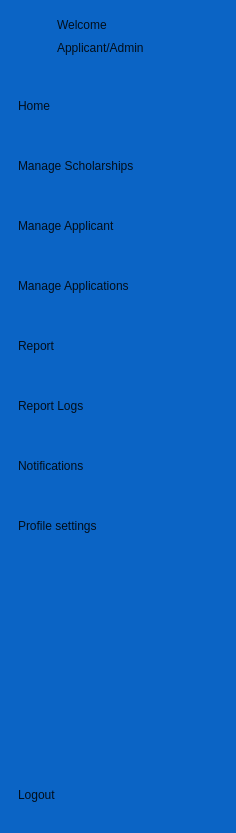
     <widget class="QWidget" name="iconNameWidget" native="true">
      <property name="styleSheet">
       <string notr="true">QWidget{
	background-color: rgb(11, 100, 197);
	width:200px;
}

QPushButton{
	
	color: rgb(1, 14, 27);
	font: 12pt &quot;Yu Gothic UI&quot;;
	text-align: left;
	height:40px;
	border:none;
	padding:7px;
}

QLabel{
	color: rgb(1, 14, 27);
}


QPushButton:checked{
	
	background-color: rgb(20, 41, 63);
	color:white;
	font-weight:bold;
	border-top-left-radius:10px;
	border-bottom-left-radius:10px;
	border-top-right-radius:10px;
	border-bottom-right-radius:10px;
	padding-right:10px;
}</string>
      </property>
      <layout class="QVBoxLayout" name="verticalLayout_4">
       <item>
        <layout class="QGridLayout" name="gridLayout_6">
         <property name="topMargin">
          <number>5</number>
         </property>
         <property name="rightMargin">
          <number>0</number>
         </property>
         <property name="bottomMargin">
          <number>17</number>
         </property>
         <item row="0" column="0">
          <widget class="QLabel" name="fullNavIcon">
           <property name="minimumSize">
            <size>
             <width>40</width>
             <height>40</height>
            </size>
           </property>
           <property name="maximumSize">
            <size>
             <width>40</width>
             <height>40</height>
            </size>
           </property>
           <property name="text">
            <string/>
           </property>
           <property name="pixmap">
            <pixmap resource="../../projectRescources.qrc">:/icons/SMsysIcon.png</pixmap>
           </property>
           <property name="scaledContents">
            <bool>true</bool>
           </property>
          </widget>
         </item>
         <item row="0" column="1">
          <layout class="QVBoxLayout" name="verticalLayout">
           <property name="spacing">
            <number>6</number>
           </property>
           <item>
            <widget class="QLabel" name="welcomeLabel">
             <property name="text">
              <string>Welcome</string>
             </property>
            </widget>
           </item>
           <item>
            <widget class="QLabel" name="usernameLabel">
             <property name="text">
              <string>Applicant/Admin</string>
             </property>
            </widget>
           </item>
          </layout>
         </item>
        </layout>
       </item>
       <item>
        <layout class="QVBoxLayout" name="verticalLayout_2">
         <item>
          <widget class="QPushButton" name="homeBtn">
           <property name="cursor">
            <cursorShape>PointingHandCursor</cursorShape>
           </property>
           <property name="text">
            <string>Home</string>
           </property>
           <property name="icon">
            <iconset resource="../../projectRescources.qrc">
             <normaloff>:/icons/home.png</normaloff>
             <normalon>:/icons/whiteHomeIcon.png</normalon>:/icons/home.png</iconset>
           </property>
           <property name="checkable">
            <bool>true</bool>
           </property>
           <property name="autoExclusive">
            <bool>true</bool>
           </property>
          </widget>
         </item>
         <item>
          <widget class="QPushButton" name="scholarshipBtn">
           <property name="cursor">
            <cursorShape>PointingHandCursor</cursorShape>
           </property>
           <property name="text">
            <string>Manage Scholarships</string>
           </property>
           <property name="icon">
            <iconset resource="../../projectRescources.qrc">
             <normaloff>:/icons/mnageApplicant.png</normaloff>
             <normalon>:/icons/manageApplicantWhite.png</normalon>:/icons/mnageApplicant.png</iconset>
           </property>
           <property name="checkable">
            <bool>true</bool>
           </property>
           <property name="autoExclusive">
            <bool>true</bool>
           </property>
          </widget>
         </item>
         <item>
          <widget class="QPushButton" name="manageApplicantBtn">
           <property name="cursor">
            <cursorShape>PointingHandCursor</cursorShape>
           </property>
           <property name="text">
            <string>Manage Applicant</string>
           </property>
           <property name="icon">
            <iconset resource="../../projectRescources.qrc">
             <normaloff>:/icons/userWithGear.png</normaloff>
             <normalon>:/icons/userWithGearWhite.png</normalon>:/icons/userWithGear.png</iconset>
           </property>
           <property name="checkable">
            <bool>true</bool>
           </property>
           <property name="autoExclusive">
            <bool>true</bool>
           </property>
          </widget>
         </item>
         <item>
          <widget class="QPushButton" name="manageApplicationBtn">
           <property name="cursor">
            <cursorShape>PointingHandCursor</cursorShape>
           </property>
           <property name="text">
            <string>Manage Applications</string>
           </property>
           <property name="icon">
            <iconset resource="../../projectRescources.qrc">
             <normaloff>:/icons/manageScholarship.png</normaloff>
             <normalon>:/icons/whiteManageScholarshipIcon.png</normalon>:/icons/manageScholarship.png</iconset>
           </property>
           <property name="checkable">
            <bool>true</bool>
           </property>
           <property name="autoExclusive">
            <bool>true</bool>
           </property>
          </widget>
         </item>
         <item>
          <widget class="QPushButton" name="reportBtn">
           <property name="cursor">
            <cursorShape>PointingHandCursor</cursorShape>
           </property>
           <property name="text">
            <string>Report</string>
           </property>
           <property name="icon">
            <iconset resource="../../projectRescources.qrc">
             <normaloff>:/icons/report.png</normaloff>
             <normalon>:/icons/graph.png</normalon>:/icons/report.png</iconset>
           </property>
           <property name="checkable">
            <bool>true</bool>
           </property>
           <property name="autoExclusive">
            <bool>true</bool>
           </property>
          </widget>
         </item>
         <item>
          <widget class="QPushButton" name="reportLogsBtn">
           <property name="text">
            <string>Report Logs</string>
           </property>
           <property name="icon">
            <iconset resource="../../projectRescources.qrc">
             <normaloff>:/icons/history.png</normaloff>
             <normalon>:/icons/historyWhite.png</normalon>:/icons/history.png</iconset>
           </property>
           <property name="checkable">
            <bool>true</bool>
           </property>
           <property name="autoExclusive">
            <bool>true</bool>
           </property>
          </widget>
         </item>
         <item>
          <widget class="QPushButton" name="notificationsBtn">
           <property name="cursor">
            <cursorShape>PointingHandCursor</cursorShape>
           </property>
           <property name="text">
            <string>Notifications</string>
           </property>
           <property name="icon">
            <iconset resource="../../projectRescources.qrc">
             <normaloff>:/icons/notification.png</normaloff>
             <normalon>:/icons/alarm-bell.png</normalon>:/icons/notification.png</iconset>
           </property>
           <property name="checkable">
            <bool>true</bool>
           </property>
           <property name="autoExclusive">
            <bool>true</bool>
           </property>
          </widget>
         </item>
         <item>
          <widget class="QPushButton" name="profileBtn">
           <property name="cursor">
            <cursorShape>PointingHandCursor</cursorShape>
           </property>
           <property name="text">
            <string>Profile settings</string>
           </property>
           <property name="icon">
            <iconset resource="../../projectRescources.qrc">
             <normaloff>:/icons/gear.png</normaloff>
             <normalon>:/icons/settings (1).png</normalon>:/icons/gear.png</iconset>
           </property>
           <property name="checkable">
            <bool>true</bool>
           </property>
           <property name="autoExclusive">
            <bool>true</bool>
           </property>
          </widget>
         </item>
        </layout>
       </item>
       <item>
        <spacer name="verticalSpacer_2">
         <property name="orientation">
          <enum>Qt::Orientation::Vertical</enum>
         </property>
         <property name="sizeHint" stdset="0">
          <size>
           <width>20</width>
           <height>209</height>
          </size>
         </property>
        </spacer>
       </item>
       <item>
        <widget class="QPushButton" name="logoutBtn">
         <property name="cursor">
          <cursorShape>PointingHandCursor</cursorShape>
         </property>
         <property name="text">
          <string>Logout</string>
         </property>
         <property name="icon">
          <iconset resource="../../projectRescources.qrc">
           <normaloff>:/icons/powerBTN.png</normaloff>
           <normalon>:/icons/powerWhite.png</normalon>:/icons/powerBTN.png</iconset>
         </property>
         <property name="checkable">
          <bool>true</bool>
         </property>
         <property name="autoExclusive">
          <bool>true</bool>
         </property>
        </widget>
       </item>
      </layout>
     </widget>
